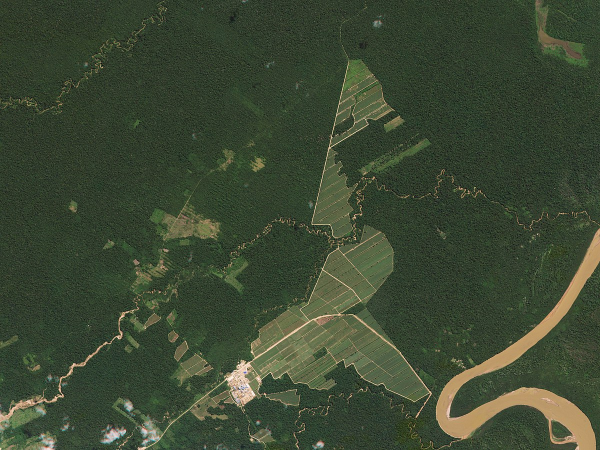
#> input picture Module-3-Histogram-Segmentation/forest.jpeg, 1200 x 900 px (shown at 1/2 size)
$ jupyter execute Test-Application.ipynb
#> lines starting #> are read from the running program, lines starting #| are printed output that depends on the picture
# Deforestation Analysis using Color Segmentation

[cell 1]
import cv2
import numpy as np
import matplotlib.pyplot as plt
from IPython.display import Image
plt.rcParams['image.cmap'] = 'gray'

[cell 2]
Image('forest.jpeg', width=500)

[cell 3]
img = cv2.imread('forest.jpeg', cv2.IMREAD_COLOR)
#> img is the input picture: shape (900, 1200, 3); mean B, G, R 51.2, 72.6, 60.7
plt.imshow(img[:,:,::-1])
#> (this line was passed over: IPython is not available in this run)

[cell 4]
# SPLIT the channel
b, g, r = cv2.split(img)
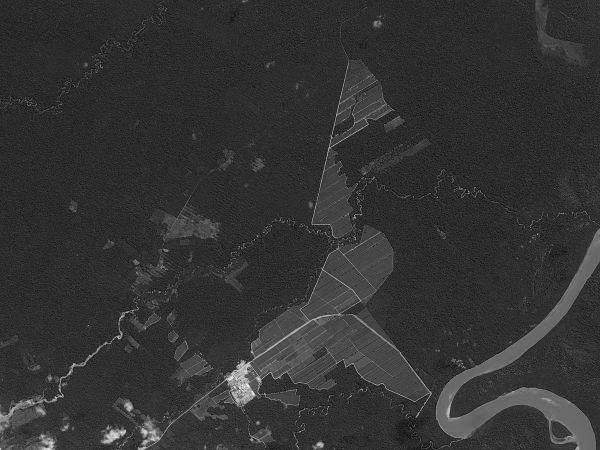
#> b: shape (900, 1200) (shown at 1/2 size); min 0, max 255, mean 51.2
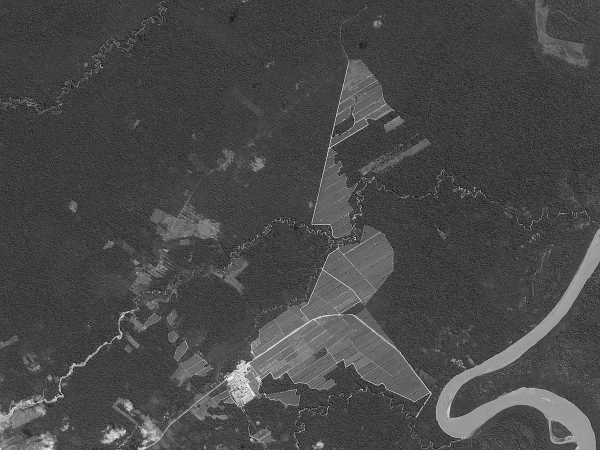
#> g: shape (900, 1200) (shown at 1/2 size); min 0, max 255, mean 72.6
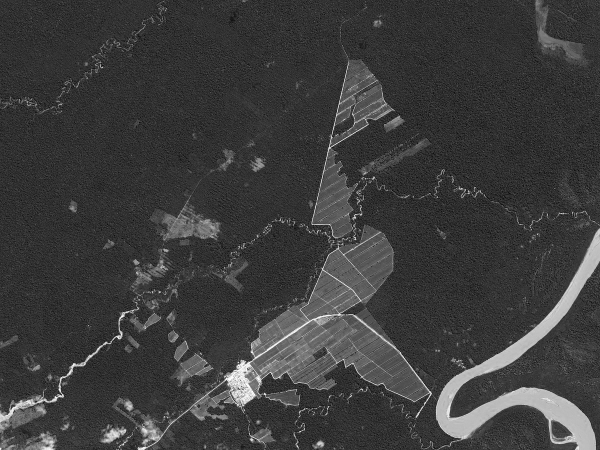
#> r: shape (900, 1200) (shown at 1/2 size); min 0, max 255, mean 60.7
plt.figure(figsize=(15, 8))
#> (this line was passed over: IPython is not available in this run)
plt.subplot(131); plt.imshow(r); plt.title('Red Channel')
#> (this line was passed over: IPython is not available in this run)
#> (this line was passed over: IPython is not available in this run)
#> (this line was passed over: IPython is not available in this run)
plt.subplot(132); plt.imshow(g); plt.title('Green Channel')
#> (this line was passed over: IPython is not available in this run)
#> (this line was passed over: IPython is not available in this run)
plt.subplot(133); plt.imshow(b); plt.title('Blue Channel')
plt.show()
